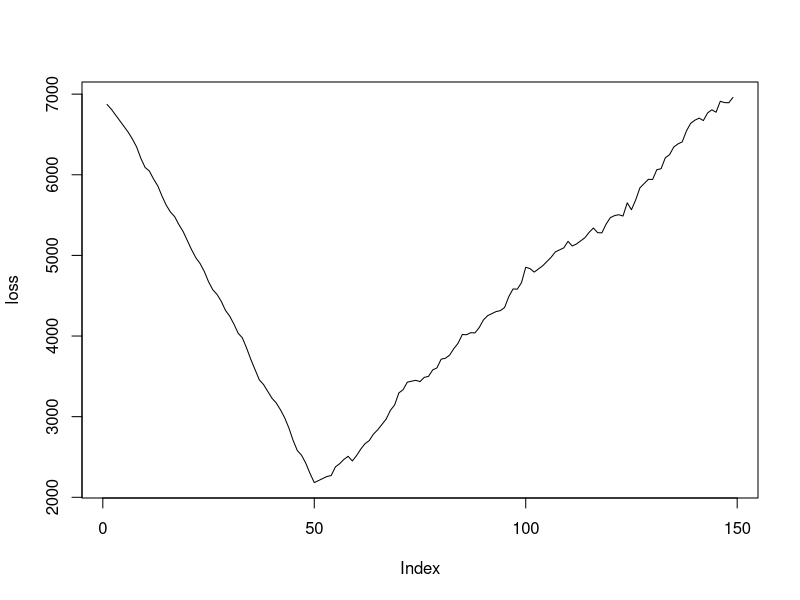

The R script that drew this image:
# implementation of single component MH
remove(list = objects())

# beta-binomial example
# proposals binomial(n, 0.5) and U(0,1)
alpha <- 2
beta <- 1
n <- 5
p <- 0.5
nsim <- 2E+4

fx_y <- function(x, y) {
  
  f <- y^x*(1 - y)^(n - x)
  return(f)
  
}

fy_x <- function(y, x) {
  
  f <- y^(x + alpha - 1)*(1 - y)^(n - x + beta - 1)
  return(f)
  
}

q1 <- function(x) {
  
  q <- p^x*(1 - p)^(n - x)
  return(q)
  
}

q2 <- 1

x_chain <- c()
y_chain <- c()
x <- 1
y <- 0.5
for (i in 1:nsim) {
  
  z1 <- rbinom(1, n, p)
  z2 <- runif(1)
  
  rho1 <- min(fx_y(z1, y)/fx_y(x, y), 1)
  rho2 <- min(fy_x(z2, x)/fy_x(y, x), 1)
  
  b1 <- rbinom(1, 1, rho1)
  b2 <- rbinom(1, 1, rho2)
  
  x_chain[i] <- ifelse(b1 == 1, z1, x)
  y_chain[i] <- ifelse(b2 == 1, z2, y)
  
  x <- x_chain[i]
  y <- y_chain[i]
  
}

# hist(x_chain)
# hist(y_chain)

# change point problem
# priors gamma(a1, b1), gamma(a2, b2), discreteU()
# proposals gamma, gamma, discrete unif
# a1 = a2 = a, b1 = b2 = b

a <- 10
b <- 1
n <- 150
k <- 50
mu <- 4
lambda <- 15
x <- c(rpois(k, mu), rpois((n-k), lambda))
n <- length(x)

rdunif <- function(nsim, a, b) {
  
  f <- floor(runif(nsim, a, b + 1))
  return(f)
  
}

u <- c()
v <- c()
w <- c()
u[1] <- 1
v[1] <- 2
w[1] <- round(n/2)

for (j in 2:10000) {
  
  # first component mu update
  u[j] <- rgamma(1,
                 shape = a + sum(x[1:w[j - 1]]),
                 rate = w[j - 1] + b)
  
  # second component lambda update
  v[j] <- rgamma(1,
                 shape = a + sum(x[-(1:w[j - 1])]),
                 rate = n - w[j - 1] + b)
  
  # update for third component
  # proposal
  q <- rdunif(1,1,n)
  cr <- w[j-1]
  mu <- u[j-1]
  la <- v[j-1]
  sterm1 <- sum(x[1:q])-sum(x[1:cr]) 
  sterm2 <- sum(x[-(1:q)])-sum(x[-(1:cr)])
  sterm3 <- (q - cr)*mu + (cr - q)*la
  logp1 <- sterm1*log(mu) + sterm2*log(la) - sterm3
  rho <- min(exp(logp1), 1)
  binom <- rbinom(1, 1, rho)
  w[j] <- ifelse(binom == 1, q, w[j-1])
  
}

chain <- cbind(u,v,w)
chain_burned <- chain[-(1:5000),]

cat('Change point parameter estimes (mu, lambda, k):',
    '\n(', colMeans(chain_burned), ')')

# alternative way for change point period k
# frequintist approach
# any arbitrary starting point
sp <- round(n/2)
imu1 <- mean(x[1:sp])
imu2 <- mean(x[-(1:sp)])

t <- 10
loss <- c()
for (j in 1:n-1) {
  
  t <- j
  loss[j] <- sum((x[1:t] - imu1)^2) + sum((x[-(1:t)] - imu2)^2)

}

plot(loss, type = 'l')
which.min(loss)
